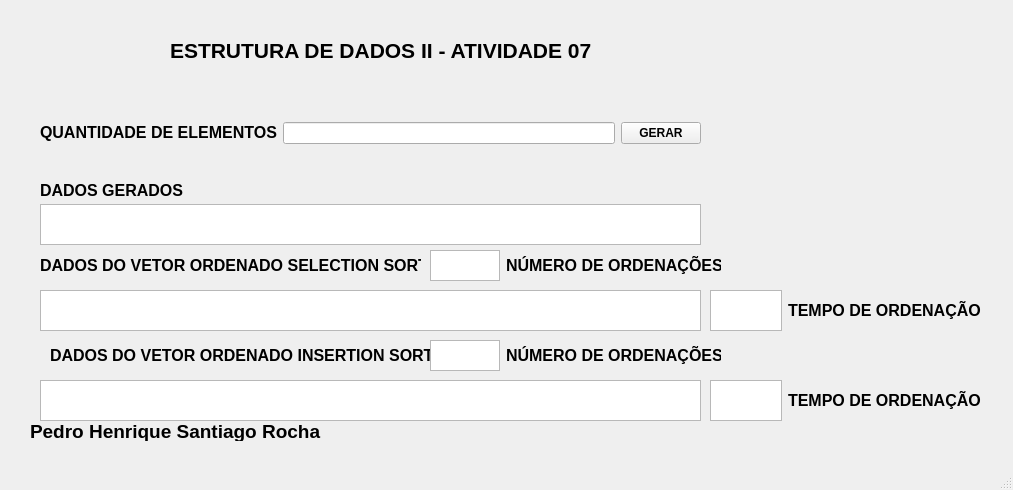
<?xml version="1.0" encoding="UTF-8"?>
<ui version="4.0">
 <class>MainWindow</class>
 <widget class="QMainWindow" name="MainWindow">
  <property name="geometry">
   <rect>
    <x>0</x>
    <y>0</y>
    <width>1013</width>
    <height>490</height>
   </rect>
  </property>
  <property name="windowTitle">
   <string>MainWindow</string>
  </property>
  <widget class="QWidget" name="centralwidget">
   <widget class="QWidget" name="layoutWidget">
    <property name="geometry">
     <rect>
      <x>40</x>
      <y>120</y>
      <width>661</width>
      <height>26</height>
     </rect>
    </property>
    <layout class="QHBoxLayout" name="horizontalLayout">
     <item>
      <widget class="QLabel" name="label_2">
       <property name="font">
        <font>
         <pointsize>12</pointsize>
         <italic>false</italic>
         <bold>true</bold>
         <strikeout>false</strikeout>
        </font>
       </property>
       <property name="text">
        <string>&lt;html&gt;&lt;head/&gt;&lt;body&gt;&lt;p&gt;&lt;span style=&quot; color:#000000;&quot;&gt;QUANTIDADE DE ELEMENTOS&lt;/span&gt;&lt;/p&gt;&lt;/body&gt;&lt;/html&gt;</string>
       </property>
      </widget>
     </item>
     <item>
      <widget class="QLineEdit" name="lineEditTamanho"/>
     </item>
     <item>
      <widget class="QPushButton" name="pushButtonGerar">
       <property name="font">
        <font>
         <bold>true</bold>
        </font>
       </property>
       <property name="text">
        <string>GERAR</string>
       </property>
      </widget>
     </item>
    </layout>
   </widget>
   <widget class="QLabel" name="label_3">
    <property name="geometry">
     <rect>
      <x>30</x>
      <y>420</y>
      <width>291</width>
      <height>21</height>
     </rect>
    </property>
    <property name="font">
     <font>
      <pointsize>14</pointsize>
      <bold>true</bold>
      <underline>false</underline>
     </font>
    </property>
    <property name="text">
     <string>&lt;html&gt;&lt;head/&gt;&lt;body&gt;&lt;p&gt;&lt;span style=&quot; color:#000000;&quot;&gt;Pedro Henrique Santiago Rocha&lt;/span&gt;&lt;/p&gt;&lt;/body&gt;&lt;/html&gt;</string>
    </property>
   </widget>
   <widget class="QLabel" name="label_4">
    <property name="geometry">
     <rect>
      <x>40</x>
      <y>180</y>
      <width>151</width>
      <height>21</height>
     </rect>
    </property>
    <property name="font">
     <font>
      <pointsize>12</pointsize>
      <bold>true</bold>
     </font>
    </property>
    <property name="text">
     <string>&lt;html&gt;&lt;head/&gt;&lt;body&gt;&lt;p&gt;&lt;span style=&quot; color:#000000;&quot;&gt;DADOS GERADOS&lt;/span&gt;&lt;/p&gt;&lt;/body&gt;&lt;/html&gt;</string>
    </property>
   </widget>
   <widget class="QLabel" name="label_9">
    <property name="geometry">
     <rect>
      <x>40</x>
      <y>250</y>
      <width>381</width>
      <height>31</height>
     </rect>
    </property>
    <property name="font">
     <font>
      <pointsize>12</pointsize>
      <bold>true</bold>
     </font>
    </property>
    <property name="text">
     <string>&lt;html&gt;&lt;head/&gt;&lt;body&gt;&lt;p&gt;&lt;span style=&quot; color:#000000;&quot;&gt;DADOS DO VETOR ORDENADO SELECTION SORT&lt;/span&gt;&lt;/p&gt;&lt;/body&gt;&lt;/html&gt;</string>
    </property>
   </widget>
   <widget class="QTextEdit" name="textEdit">
    <property name="geometry">
     <rect>
      <x>40</x>
      <y>204</y>
      <width>661</width>
      <height>41</height>
     </rect>
    </property>
   </widget>
   <widget class="QLabel" name="label">
    <property name="geometry">
     <rect>
      <x>170</x>
      <y>10</y>
      <width>481</width>
      <height>81</height>
     </rect>
    </property>
    <property name="font">
     <font>
      <pointsize>16</pointsize>
      <bold>true</bold>
     </font>
    </property>
    <property name="text">
     <string>&lt;html&gt;&lt;head/&gt;&lt;body&gt;&lt;p&gt;&lt;span style=&quot; color:#000000;&quot;&gt;ESTRUTURA DE DADOS II - ATIVIDADE 07&lt;/span&gt;&lt;/p&gt;&lt;/body&gt;&lt;/html&gt;</string>
    </property>
   </widget>
   <widget class="QLabel" name="label_18">
    <property name="geometry">
     <rect>
      <x>50</x>
      <y>340</y>
      <width>381</width>
      <height>31</height>
     </rect>
    </property>
    <property name="font">
     <font>
      <pointsize>12</pointsize>
      <bold>true</bold>
     </font>
    </property>
    <property name="text">
     <string>&lt;html&gt;&lt;head/&gt;&lt;body&gt;&lt;p&gt;&lt;span style=&quot; color:#000000;&quot;&gt;DADOS DO VETOR ORDENADO INSERTION SORT&lt;/span&gt;&lt;/p&gt;&lt;/body&gt;&lt;/html&gt;</string>
    </property>
   </widget>
   <widget class="QTextEdit" name="textEditOrdenadoInsertion">
    <property name="geometry">
     <rect>
      <x>40</x>
      <y>380</y>
      <width>661</width>
      <height>41</height>
     </rect>
    </property>
    <property name="font">
     <font>
      <bold>false</bold>
     </font>
    </property>
   </widget>
   <widget class="QTextEdit" name="textEditOrdenadoSelection">
    <property name="geometry">
     <rect>
      <x>40</x>
      <y>290</y>
      <width>661</width>
      <height>41</height>
     </rect>
    </property>
    <property name="font">
     <font>
      <bold>false</bold>
     </font>
    </property>
   </widget>
   <widget class="QWidget" name="layoutWidget_2">
    <property name="geometry">
     <rect>
      <x>710</x>
      <y>380</y>
      <width>271</width>
      <height>41</height>
     </rect>
    </property>
    <layout class="QHBoxLayout" name="horizontalLayout_5">
     <item>
      <widget class="QTextEdit" name="textEditTempoIS"/>
     </item>
     <item>
      <widget class="QLabel" name="label_22">
       <property name="text">
        <string>&lt;html&gt;&lt;head/&gt;&lt;body&gt;&lt;p&gt;&lt;span style=&quot; font-size:12pt; font-weight:700;&quot;&gt;TEMPO DE ORDENAÇÃO&lt;/span&gt;&lt;/p&gt;&lt;/body&gt;&lt;/html&gt;</string>
       </property>
      </widget>
     </item>
    </layout>
   </widget>
   <widget class="QWidget" name="layoutWidget">
    <property name="geometry">
     <rect>
      <x>430</x>
      <y>250</y>
      <width>291</width>
      <height>31</height>
     </rect>
    </property>
    <layout class="QHBoxLayout" name="horizontalLayout_2">
     <item>
      <widget class="QTextEdit" name="textEditExecOrdenSelection"/>
     </item>
     <item>
      <widget class="QLabel" name="label_19">
       <property name="text">
        <string>&lt;html&gt;&lt;head/&gt;&lt;body&gt;&lt;p&gt;&lt;span style=&quot; font-size:12pt; font-weight:700;&quot;&gt;NÚMERO DE ORDENAÇÕES&lt;/span&gt;&lt;/p&gt;&lt;/body&gt;&lt;/html&gt;</string>
       </property>
      </widget>
     </item>
    </layout>
   </widget>
   <widget class="QWidget" name="layoutWidget">
    <property name="geometry">
     <rect>
      <x>710</x>
      <y>290</y>
      <width>271</width>
      <height>41</height>
     </rect>
    </property>
    <layout class="QHBoxLayout" name="horizontalLayout_3">
     <item>
      <widget class="QTextEdit" name="textEditTempoSS"/>
     </item>
     <item>
      <widget class="QLabel" name="label_21">
       <property name="text">
        <string>&lt;html&gt;&lt;head/&gt;&lt;body&gt;&lt;p&gt;&lt;span style=&quot; font-size:12pt; font-weight:700;&quot;&gt;TEMPO DE ORDENAÇÃO&lt;/span&gt;&lt;/p&gt;&lt;/body&gt;&lt;/html&gt;</string>
       </property>
      </widget>
     </item>
    </layout>
   </widget>
   <widget class="QWidget" name="layoutWidget">
    <property name="geometry">
     <rect>
      <x>430</x>
      <y>340</y>
      <width>291</width>
      <height>31</height>
     </rect>
    </property>
    <layout class="QHBoxLayout" name="horizontalLayout_4">
     <item>
      <widget class="QTextEdit" name="textEditExecOrdenInsertion"/>
     </item>
     <item>
      <widget class="QLabel" name="label_20">
       <property name="text">
        <string>&lt;html&gt;&lt;head/&gt;&lt;body&gt;&lt;p&gt;&lt;span style=&quot; font-size:12pt; font-weight:700;&quot;&gt;NÚMERO DE ORDENAÇÕES&lt;/span&gt;&lt;/p&gt;&lt;/body&gt;&lt;/html&gt;</string>
       </property>
      </widget>
     </item>
    </layout>
   </widget>
  </widget>
  <widget class="QMenuBar" name="menubar">
   <property name="geometry">
    <rect>
     <x>0</x>
     <y>0</y>
     <width>1013</width>
     <height>20</height>
    </rect>
   </property>
  </widget>
  <widget class="QStatusBar" name="statusbar"/>
 </widget>
 <resources/>
 <connections/>
</ui>
